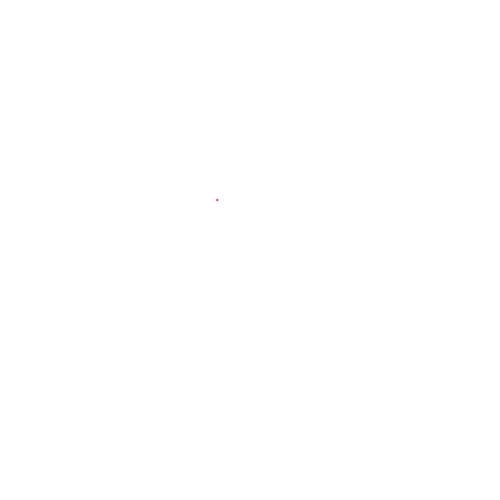
Frame 1 (no input)
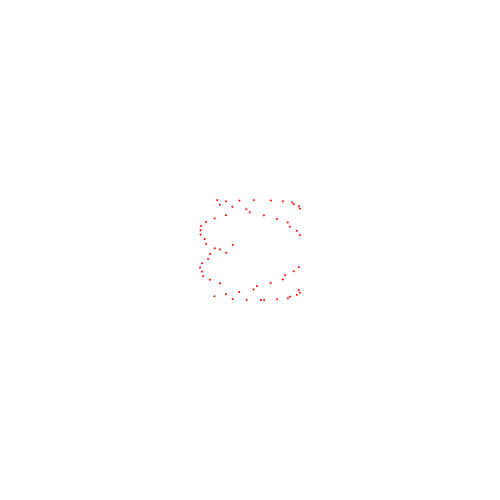
Frame 60 (the mouse pressed at the canvas centre just before this capture)
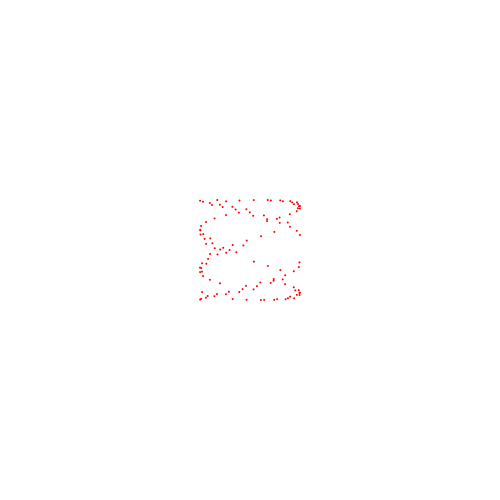
Frame 120 (the mouse held since frame 60 and released just before this capture)

The Processing sketch that drew these frames (run headless with seeded random() and noise(); from frame 60 on, the mouse is pressed at the canvas centre):

// Processing sketch: particleMovement_formula_1
// ── particleMovement_formula_1.pde
//try bubboy's formula into the agent movement formula
/*
var mult = 0.25;
for (i = 0; i < numblobs; i++) {
  bally = 1;
  ballx = Math.sin(i + 1.26 * time * (1.03 + 0.5 * Math.cos(0.21 * i))) * 0.5 + mult;
  ballz = Math.cos(i + 1.32 * time * 0.1 * Math.sin((0.92 + 0.53 * i))) * 0.5 + mult;
  object.addBall(ballx, bally, ballz, strength, subtract);
}
*/ 

float posX;
float posY;
int i = 0;
float sinVal, cosVal;
float amp = 50;
void setup(){
  size(500,500);
  background(255);
  noStroke();

}

void draw(){
  //background(255,10);
  //sin(freq)*amp
  sinVal = sin(i + 1.26 * millis() * (1.03 + 0.5 * cos(0.21 * i)));
  cosVal = cos(i + 1.32 * millis() * (0.1 * sin(0.92 + 0.53 * i)));
  
  translate(width/2,height/2);
  //rotate(frameCount * 0.01);
  fill(255, 0,0);
  ellipse(sinVal*amp, cosVal * amp, 2,2);
  //line(0, 0, sinVal * amp, 0);
}
